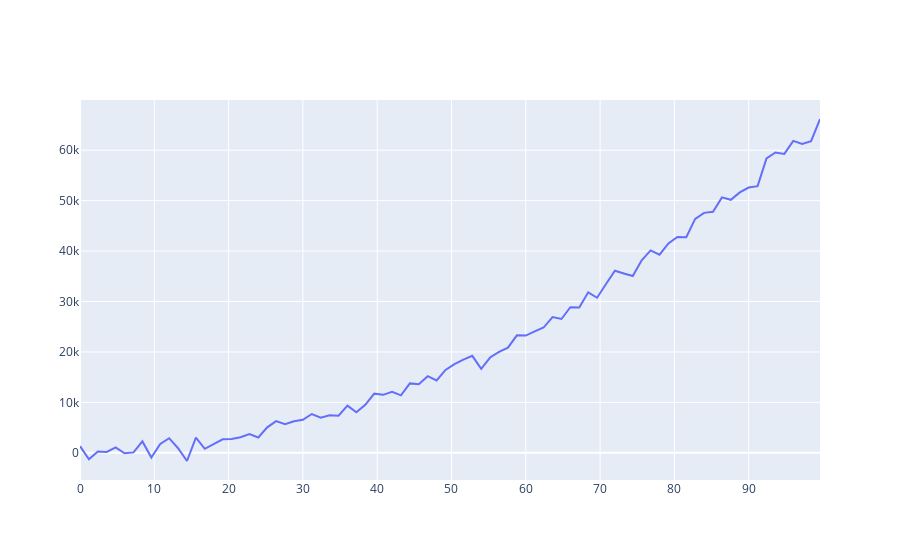

The code cell stored with this chart in its notebook:
### Code cell
fig = go.Figure()
fig = fig.add_trace(
    go.Scatter(x= x, y= y)
)
fig.show()
